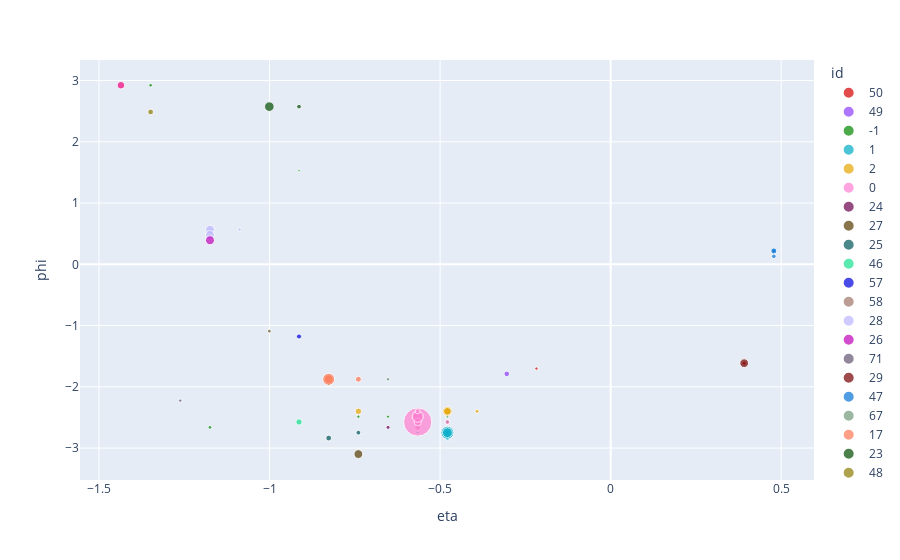

The notebook cell this image was saved under:
### Code cell
n = 6
evt = evts[n]
d = {'eta': evt.input_event['eta'], 'phi': evt.input_event['phi'], 'energy': evt.input_event['energy'], 'hit': evt.input_event['hit'], 'id': evt.input_event['PFcluster0Id'], 'eta_pred': evt.embedding[:,0], 'phi_pred': evt.embedding[:,1]}
plot_df = pd.DataFrame(d)
plot_df['id'] = plot_df['id'].astype(str)
plot_df = plot_df[plot_df['hit'] == 1]
px.scatter(plot_df, x='eta', y='phi', size='energy', color='id', color_discrete_sequence=get_palette(plot_df['id']))

### Figure 1 — Plotly figure (JSON) as saved in the notebook; plotly's stock layout.template omitted (floating-point values rounded to 4 significant figures)
{"data": [{"hovertemplate": "id=50<br>eta=%{x}<br>phi=%{y}<br>energy=%{marker.size}<extra></extra>", "legendgroup": "50", "marker": {"color": "rgb(214, 0, 0)", "size": [0.1942], "sizemode": "area", "sizeref": 0.03613, "symbol": "circle"}, "mode": "markers", "name": "50", "orientation": "v", "showlegend": true, "type": "scatter", "x": [-0.2175], "xaxis": "x", "y": [-1.702], "yaxis": "y"}, {"hovertemplate": "id=49<br>eta=%{x}<br>phi=%{y}<br>energy=%{marker.size}<extra></extra>", "legendgroup": "49", "marker": {"color": "rgb(140, 59, 255)", "size": [0.5797], "sizemode": "area", "sizeref": 0.03613, "symbol": "circle"}, "mode": "markers", "name": "49", "orientation": "v", "showlegend": true, "type": "scatter", "x": [-0.3045], "xaxis": "x", "y": [-1.789], "yaxis": "y"}, {"hovertemplate": "id=-1<br>eta=%{x}<br>phi=%{y}<br>energy=%{marker.size}<extra></extra>", "legendgroup": "-1", "marker": {"color": "rgb(1, 135, 0)", "size": [0, 0.09956, 0.1081, 0.1834, 0.199, 0.1129, 0.2274, 0.2602, 0.1418, 0.1808, 0.2397, 0.2586], "sizemode": "area", "sizeref": 0.03613, "symbol": "circle"}, "mode": "markers", "name": "-1", "orientation": "v", "showlegend": true, "type": "scatter", "x": [-0.3915, -0.8265, -0.5655, -0.6525, -0.7395, -0.9135, -1.0, -0.4785, -0.4785, -0.5655, -1.348, -1.174], "xaxis": "x", "y": [-2.574, -1.963, -2.749, -2.487, -2.487, 1.527, -1.091, -2.574, -2.487, -2.662, 2.923, -2.662], "yaxis": "y"}, {"hovertemplate": "id=1<br>eta=%{x}<br>phi=%{y}<br>energy=%{marker.size}<extra></extra>", "legendgroup": "1", "marker": {"color": "rgb(0, 172, 198)", "size": [0.2028, 0.1243, 0.4335, 3.04, 1.73], "sizemode": "area", "sizeref": 0.03613, "symbol": "circle"}, "mode": "markers", "name": "1", "orientation": "v", "showlegend": true, "type": "scatter", "x": [-0.4785, -0.5655, -0.4785, -0.4785, -0.4785], "xaxis": "x", "y": [-2.749, -2.749, -2.836, -2.749, -2.749], "yaxis": "y"}, {"hovertemplate": "id=2<br>eta=%{x}<br>phi=%{y}<br>energy=%{marker.size}<extra></extra>", "legendgroup": "2", "marker": {"color": "rgb(230, 165, 0)", "size": [1.659, 0.207, 0.285, 1.06, 0.7539], "sizemode": "area", "sizeref": 0.03613, "symbol": "circle"}, "mode": "markers", "name": "2", "orientation": "v", "showlegend": true, "type": "scatter", "x": [-0.4785, -0.5655, -0.3915, -0.4785, -0.7395], "xaxis": "x", "y": [-2.4, -2.4, -2.4, -2.4, -2.4], "yaxis": "y"}, {"hovertemplate": "id=0<br>eta=%{x}<br>phi=%{y}<br>energy=%{marker.size}<extra></extra>", "legendgroup": "0", "marker": {"color": "rgb(255, 126, 209)", "size": [1.54, 0.4546, 0.7103, 14.45, 1.756, 0.9904, 2.321, 0.4555], "sizemode": "area", "sizeref": 0.03613, "symbol": "circle"}, "mode": "markers", "name": "0", "orientation": "v", "showlegend": true, "type": "scatter", "x": [-0.5655, -0.4785, -0.5655, -0.5655, -0.5655, -0.5655, -0.5655, -0.5655], "xaxis": "x", "y": [-2.574, -2.574, -2.662, -2.574, -2.487, -2.574, -2.487, -2.4], "yaxis": "y"}, {"hovertemplate": "id=24<br>eta=%{x}<br>phi=%{y}<br>energy=%{marker.size}<extra></extra>", "legendgroup": "24", "marker": {"color": "rgb(107, 0, 79)", "size": [0.3], "sizemode": "area", "sizeref": 0.03613, "symbol": "circle"}, "mode": "markers", "name": "24", "orientation": "v", "showlegend": true, "type": "scatter", "x": [-0.6525], "xaxis": "x", "y": [-2.662], "yaxis": "y"}, {"hovertemplate": "id=27<br>eta=%{x}<br>phi=%{y}<br>energy=%{marker.size}<extra></extra>", "legendgroup": "27", "marker": {"color": "rgb(87, 59, 0)", "size": [1.406], "sizemode": "area", "sizeref": 0.03613, "symbol": "circle"}, "mode": "markers", "name": "27", "orientation": "v", "showlegend": true, "type": "scatter", "x": [-0.7395], "xaxis": "x", "y": [-3.098], "yaxis": "y"}, {"hovertemplate": "id=25<br>eta=%{x}<br>phi=%{y}<br>energy=%{marker.size}<extra></extra>", "legendgroup": "25", "marker": {"color": "rgb(0, 86, 89)", "size": [0.4175, 0.6085], "sizemode": "area", "sizeref": 0.03613, "symbol": "circle"}, "mode": "markers", "name": "25", "orientation": "v", "showlegend": true, "type": "scatter", "x": [-0.7395, -0.8265], "xaxis": "x", "y": [-2.749, -2.836], "yaxis": "y"}, {"hovertemplate": "id=46<br>eta=%{x}<br>phi=%{y}<br>energy=%{marker.size}<extra></extra>", "legendgroup": "46", "marker": {"color": "rgb(21, 225, 140)", "size": [0.7332], "sizemode": "area", "sizeref": 0.03613, "symbol": "circle"}, "mode": "markers", "name": "46", "orientation": "v", "showlegend": true, "type": "scatter", "x": [-0.9135], "xaxis": "x", "y": [-2.574], "yaxis": "y"}, {"hovertemplate": "id=57<br>eta=%{x}<br>phi=%{y}<br>energy=%{marker.size}<extra></extra>", "legendgroup": "57", "marker": {"color": "rgb(0, 0, 221)", "size": [0.482], "sizemode": "area", "sizeref": 0.03613, "symbol": "circle"}, "mode": "markers", "name": "57", "orientation": "v", "showlegend": true, "type": "scatter", "x": [-0.9135], "xaxis": "x", "y": [-1.178], "yaxis": "y"}, {"hovertemplate": "id=58<br>eta=%{x}<br>phi=%{y}<br>energy=%{marker.size}<extra></extra>", "legendgroup": "58", "marker": {"color": "rgb(161, 117, 105)", "size": [0.2625], "sizemode": "area", "sizeref": 0.03613, "symbol": "circle"}, "mode": "markers", "name": "58", "orientation": "v", "showlegend": true, "type": "scatter", "x": [-1.0], "xaxis": "x", "y": [-1.091], "yaxis": "y"}, {"hovertemplate": "id=28<br>eta=%{x}<br>phi=%{y}<br>energy=%{marker.size}<extra></extra>", "legendgroup": "28", "marker": {"color": "rgb(188, 182, 255)", "size": [0.2271, 0.2945, 1.397, 1.38], "sizemode": "area", "sizeref": 0.03613, "symbol": "circle"}, "mode": "markers", "name": "28", "orientation": "v", "showlegend": true, "type": "scatter", "x": [-1.088, -1.174, -1.174, -1.174], "xaxis": "x", "y": [0.5672, 0.5672, 0.5672, 0.48], "yaxis": "y"}, {"hovertemplate": "id=26<br>eta=%{x}<br>phi=%{y}<br>energy=%{marker.size}<extra></extra>", "legendgroup": "26", "marker": {"color": "rgb(191, 3, 184)", "size": [1.46], "sizemode": "area", "sizeref": 0.03613, "symbol": "circle"}, "mode": "markers", "name": "26", "orientation": "v", "showlegend": true, "type": "scatter", "x": [-1.174], "xaxis": "x", "y": [0.3927], "yaxis": "y"}, {"hovertemplate": "id=71<br>eta=%{x}<br>phi=%{y}<br>energy=%{marker.size}<extra></extra>", "legendgroup": "71", "marker": {"color": "rgb(100, 84, 114)", "size": [0.2015], "sizemode": "area", "sizeref": 0.03613, "symbol": "circle"}, "mode": "markers", "name": "71", "orientation": "v", "showlegend": true, "type": "scatter", "x": [-1.262], "xaxis": "x", "y": [-2.225], "yaxis": "y"}, {"hovertemplate": "id=29<br>eta=%{x}<br>phi=%{y}<br>energy=%{marker.size}<extra></extra>", "legendgroup": "29", "marker": {"color": "rgb(121, 0, 0)", "size": [0.2717, 1.371], "sizemode": "area", "sizeref": 0.03613, "symbol": "circle"}, "mode": "markers", "name": "29", "orientation": "v", "showlegend": true, "type": "scatter", "x": [0.3915, 0.3915], "xaxis": "x", "y": [-1.614, -1.614], "yaxis": "y"}, {"hovertemplate": "id=47<br>eta=%{x}<br>phi=%{y}<br>energy=%{marker.size}<extra></extra>", "legendgroup": "47", "marker": {"color": "rgb(7, 116, 216)", "size": [0.3245, 0.3918, 0.6848], "sizemode": "area", "sizeref": 0.03613, "symbol": "circle"}, "mode": "markers", "name": "47", "orientation": "v", "showlegend": true, "type": "scatter", "x": [0.4785, 0.4785, 0.4785], "xaxis": "x", "y": [0.2182, 0.1309, 0.2182], "yaxis": "y"}, {"hovertemplate": "id=67<br>eta=%{x}<br>phi=%{y}<br>energy=%{marker.size}<extra></extra>", "legendgroup": "67", "marker": {"color": "rgb(114, 154, 124)", "size": [0.2598], "sizemode": "area", "sizeref": 0.03613, "symbol": "circle"}, "mode": "markers", "name": "67", "orientation": "v", "showlegend": true, "type": "scatter", "x": [-0.6525], "xaxis": "x", "y": [-1.876], "yaxis": "y"}, {"hovertemplate": "id=17<br>eta=%{x}<br>phi=%{y}<br>energy=%{marker.size}<extra></extra>", "legendgroup": "17", "marker": {"color": "rgb(255, 119, 82)", "size": [1.311, 0.6481, 2.624], "sizemode": "area", "sizeref": 0.03613, "symbol": "circle"}, "mode": "markers", "name": "17", "orientation": "v", "showlegend": true, "type": "scatter", "x": [-0.8265, -0.7395, -0.8265], "xaxis": "x", "y": [-1.876, -1.876, -1.876], "yaxis": "y"}, {"hovertemplate": "id=23<br>eta=%{x}<br>phi=%{y}<br>energy=%{marker.size}<extra></extra>", "legendgroup": "23", "marker": {"color": "rgb(0, 75, 0)", "size": [1.67, 0.4005], "sizemode": "area", "sizeref": 0.03613, "symbol": "circle"}, "mode": "markers", "name": "23", "orientation": "v", "showlegend": true, "type": "scatter", "x": [-1.0, -0.9135], "xaxis": "x", "y": [2.574, 2.574], "yaxis": "y"}, {"hovertemplate": "id=48<br>eta=%{x}<br>phi=%{y}<br>energy=%{marker.size}<extra></extra>", "legendgroup": "48", "marker": {"color": "rgb(142, 123, 1)", "size": [0.5939], "sizemode": "area", "sizeref": 0.03613, "symbol": "circle"}, "mode": "markers", "name": "48", "orientation": "v", "showlegend": true, "type": "scatter", "x": [-1.349], "xaxis": "x", "y": [2.487], "yaxis": "y"}, {"hovertemplate": "id=34<br>eta=%{x}<br>phi=%{y}<br>energy=%{marker.size}<extra></extra>", "legendgroup": "34", "marker": {"color": "rgb(242, 0, 123)", "size": [1.044], "sizemode": "area", "sizeref": 0.03613, "symbol": "circle"}, "mode": "markers", "name": "34", "orientation": "v", "showlegend": true, "type": "scatter", "x": [-1.436], "xaxis": "x", "y": [2.923], "yaxis": "y"}], "layout": {"legend": {"itemsizing": "constant", "title": {"text": "id"}, "tracegroupgap": 0}, "margin": {"t": 60}, "xaxis": {"anchor": "y", "domain": [0, 1], "title": {"text": "eta"}}, "yaxis": {"anchor": "x", "domain": [0, 1], "title": {"text": "phi"}}}}
